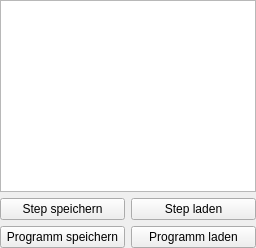
<?xml version='1.0' encoding='UTF-8'?>
<ui version="4.0">
 <class>stepListPanel</class>
 <widget class="QWidget" name="stepListPanel">
  <layout class="QVBoxLayout" name="operationsLayout">
   <property name="leftMargin">
    <number>0</number>
   </property>
   <property name="topMargin">
    <number>0</number>
   </property>
   <property name="rightMargin">
    <number>0</number>
   </property>
   <property name="bottomMargin">
    <number>0</number>
   </property>
   <item>
    <widget class="QListWidget" name="listOperations">
     <property name="sizePolicy">
      <sizepolicy hsizetype="Preferred" vsizetype="Expanding">
       <horstretch>0</horstretch>
       <verstretch>0</verstretch>
      </sizepolicy>
     </property>
    </widget>
   </item>
   <item>
    <layout class="QGridLayout" name="operationButtonsLayout">
     <item row="0" column="0">
      <widget class="QPushButton" name="btn_save_step">
       <property name="text">
        <string>Step speichern</string>
       </property>
      </widget>
     </item>
     <item row="0" column="1">
      <widget class="QPushButton" name="btn_load_step">
       <property name="text">
        <string>Step laden</string>
       </property>
      </widget>
     </item>
     <item row="1" column="0">
      <widget class="QPushButton" name="btn_save_program">
       <property name="text">
        <string>Programm speichern</string>
       </property>
      </widget>
     </item>
     <item row="1" column="1">
      <widget class="QPushButton" name="btn_load_program">
       <property name="text">
        <string>Programm laden</string>
       </property>
      </widget>
     </item>
    </layout>
   </item>
  </layout>
 </widget>
 <resources/>
 <connections/>
</ui>
